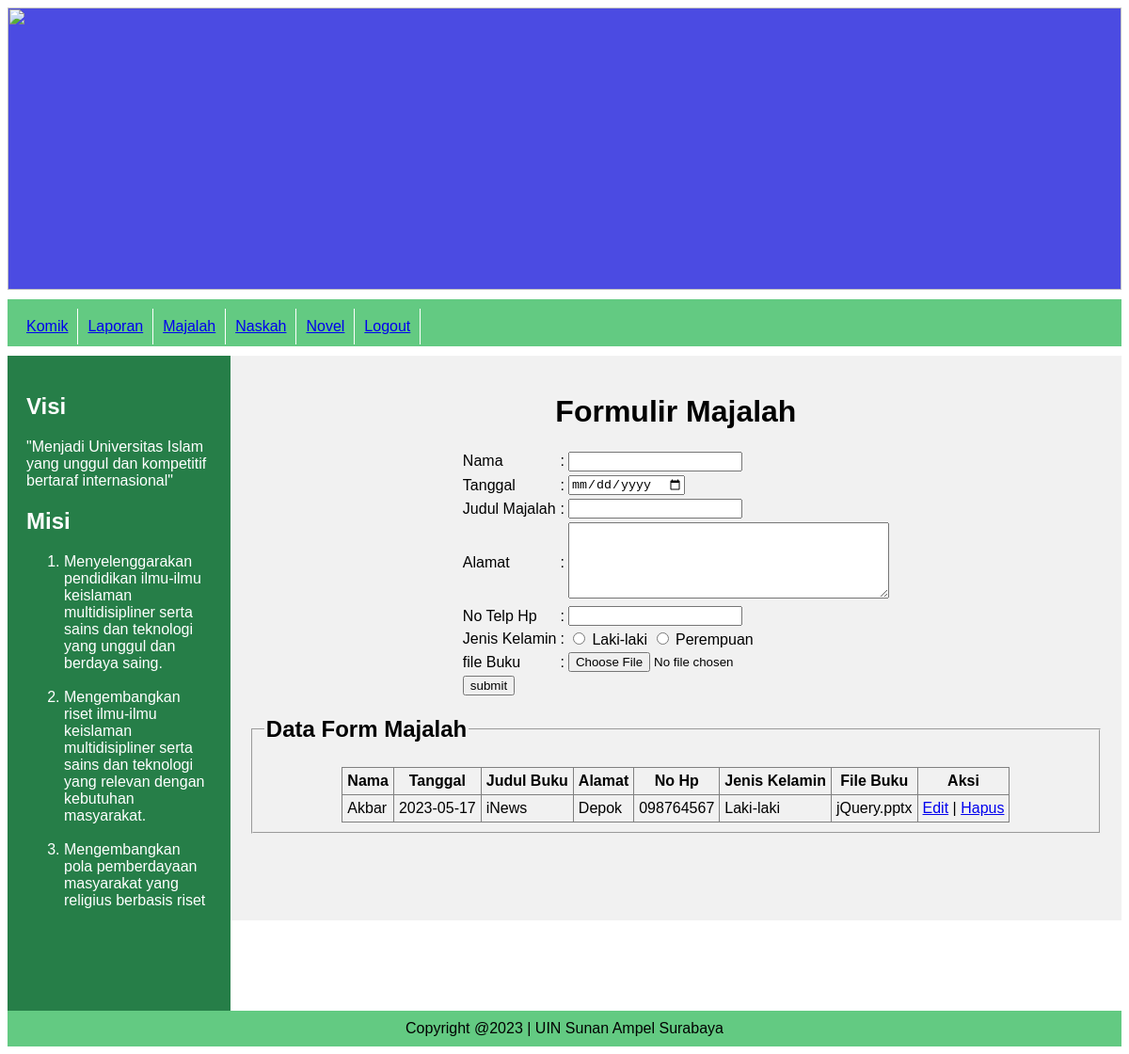
/ManDokumen/Admin/index.php?page=Majalah, run on the app's committed database.
### tables this page shows
CREATE TABLE `majalah` (
  `id_buku` int(11) NOT NULL,
  `nama` varchar(20) NOT NULL,
  `tanggal` date NOT NULL,
  `judul_buku` varchar(30) NOT NULL,
  `alamat` text NOT NULL,
  `no_hp` varchar(15) NOT NULL,
  `jenis_kelamin` varchar(10) NOT NULL,
  `file_buku` blob NOT NULL
);

### ManDokumen/Admin/Majalah/index.php (the view, shortened to what this page needs)
<?php
$servername = "localhost";
$username = "root";
$password = "";
$dbname = "rak_buku";
$conn = new mysqli($servername, $username, $password, $dbname);
?>
<form method="POST" action="" enctype="multipart/form-data">
                    <h1 class="title" align="center">Formulir Majalah</h1>
                <table border="0" cellpadding="2" cellspacing="0" align="center">
                    <tr>
                        <td>
                            <label class="nama">Nama </label>
                        </td>
                        <td>:</td>
                        <td>
                            <input type="text" name="nama" required id="nama">
                        </td>
                    </tr>
                    <tr>
                        <td>
                            <label>Tanggal </label>
                        </td>
                        <td>:</td>
                        <td>
                            <input type= "date" name= "tanggal" required>
                        </td>
                    </tr>
                    <tr>
                        <td>
                            <label>Judul Majalah</label>
                        <td>:</td>
                        </td>
                        <td>
                            <input type="text" name="Judul" required id="judul">
                        </td>
                    </tr>
                    <tr>
                        <td>
                            <label>Alamat</label>
                        </td>
                        <td valign="middle">:</td>
                        <td>
                            <textarea name="alamat" id="" cols="40" rows="5" required></textarea>
                        </td>
                    </tr>
                    <tr>
                        <td>
                            <label>No Telp Hp</label>
                        </td>
                        <td valign="middle">:</td>
                        <td>
                           <input type= "Number" name="no_hp" required>
                        </td>
                    </tr>
                    <tr>
                        <td>
                            <label>Jenis Kelamin</label>
                        </td>
                        <td valign="middle">:</td>
                        <td>
                            <input type="radio" name="jk" value="Laki-laki" required> Laki-laki
                            <input type="radio" name="jk" value="Perempuan" required> Perempuan
                        </td>
                    </tr>
                    <tr>
                        <td>
                            <label>file Buku</label>
                        </td>
                        <td valign="middle">:</td>
                        <td>
                            <input type="file" name="file_buku" required>
                        </td>
                    </tr>
                    <tr>
                        <td>
                            <input type="submit" name="submit"value="submit">
                        </td>
                    </tr>
                </table>
</form>
    <div id="table">
        <fieldset class="background">
            <table class= "table text-nowrap" border="1" cellpadding="5" cellspacing="5" align="center">
                <legend>
                    <h2 class="title" align = "center">Data Form Majalah</h2>
                </legend>
                <thread>
                    <tr>
                        <th >Nama</th>
                        <th >Tanggal</th>
                        <th >Judul Buku</th>
                        <th >Alamat</th>
                        <th >No Hp</th>
                        <th >Jenis Kelamin</th>
                        <th >File Buku</th>
                        <th> Aksi </th>
                    </tr>
                </thread>
                <?php
                $query = "SELECT * FROM majalah";
                $result = mysqli_query($conn, $query);
                while ($row = mysqli_fetch_assoc($result)) {
                ?>
                        <tr>
                            <td><?php echo $row['nama']?></td>
                            <td><?php echo $row['tanggal']?></td>
                            <td><?php echo $row['judul_buku']?></td>
                            <td><?php echo $row['alamat']?></td>
                            <td><?php echo $row['no_hp']?></td>
                            <td><?php echo $row['jenis_kelamin']?></td>
                            <td><?php echo $row['file_buku']?></td>
                            <td align="center">
                        <a href="Majalah/Edit.php?id=<?php echo $row['id_buku'] ?>">Edit</a> |
                        <a href="Majalah/Delete.php?hapus_id=<?php echo $row['id_buku'] ?>">Hapus</a>
                    </td>
                </tr>
            <?php } ?>
        </table>
    </fieldset>
</div>

### ManDokumen/CSS/Style.css (style rules this page uses)
* { box-sizing: border-box; }
body { font-family: Arial, Helvetica, sans-serif; }
.table { border-collapse: collapse; }
.text-nowrap { white-space: nowrap !important; }

### data on the page
majalah: nama "Akbar", tanggal "2023-05-17", judul_buku "iNews", alamat "Depok", no_hp "098764567", jenis_kelamin "Laki-laki", file_buku "jQuery.pptx"
